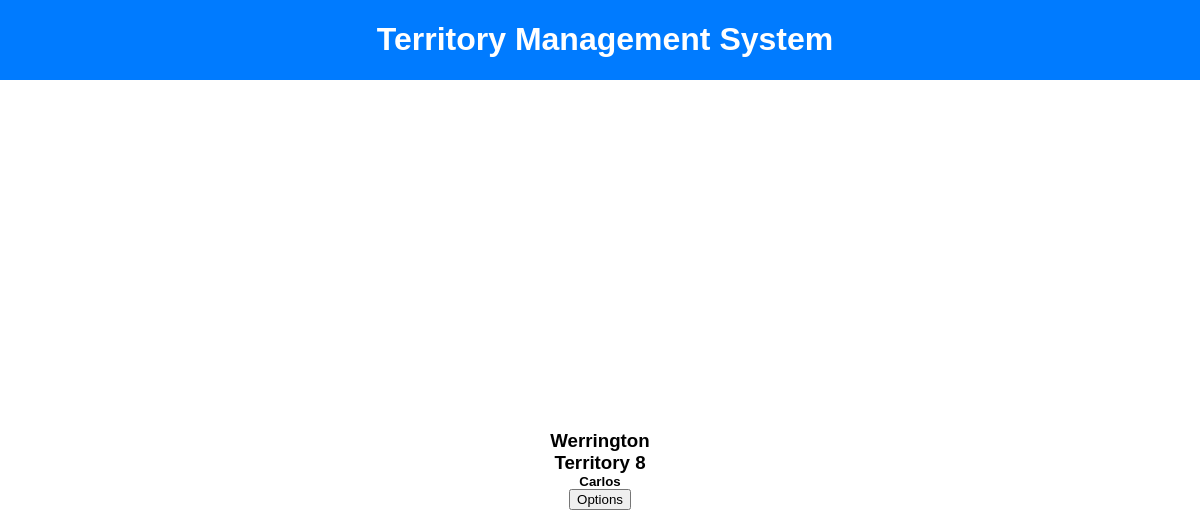
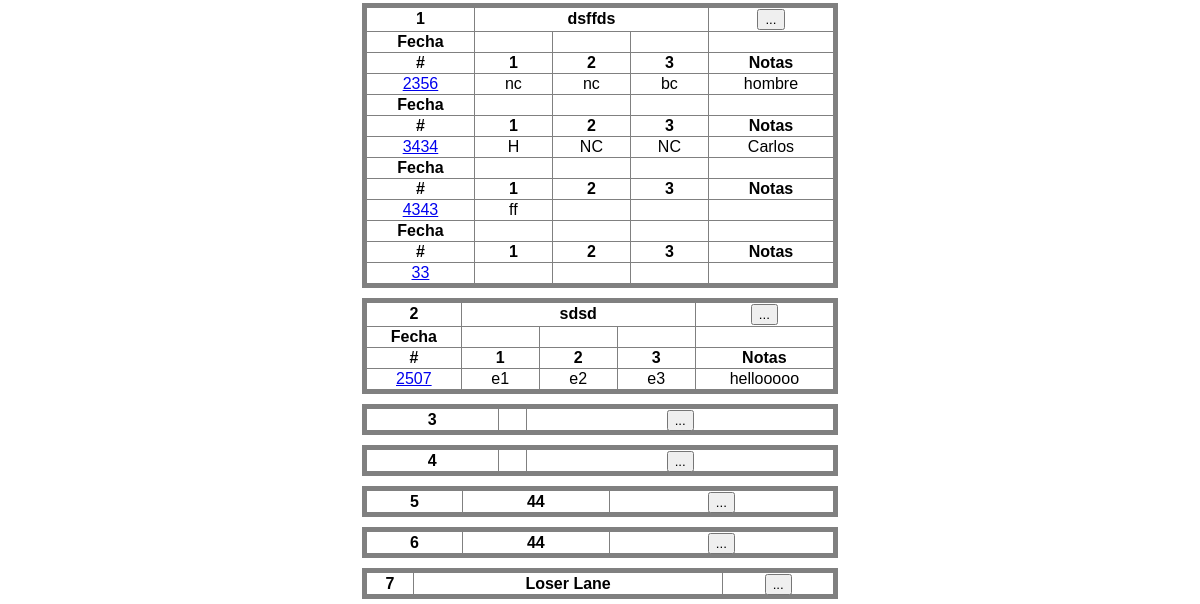
The page /8/ on the database as committed earlier (2 pictures, top to bottom).
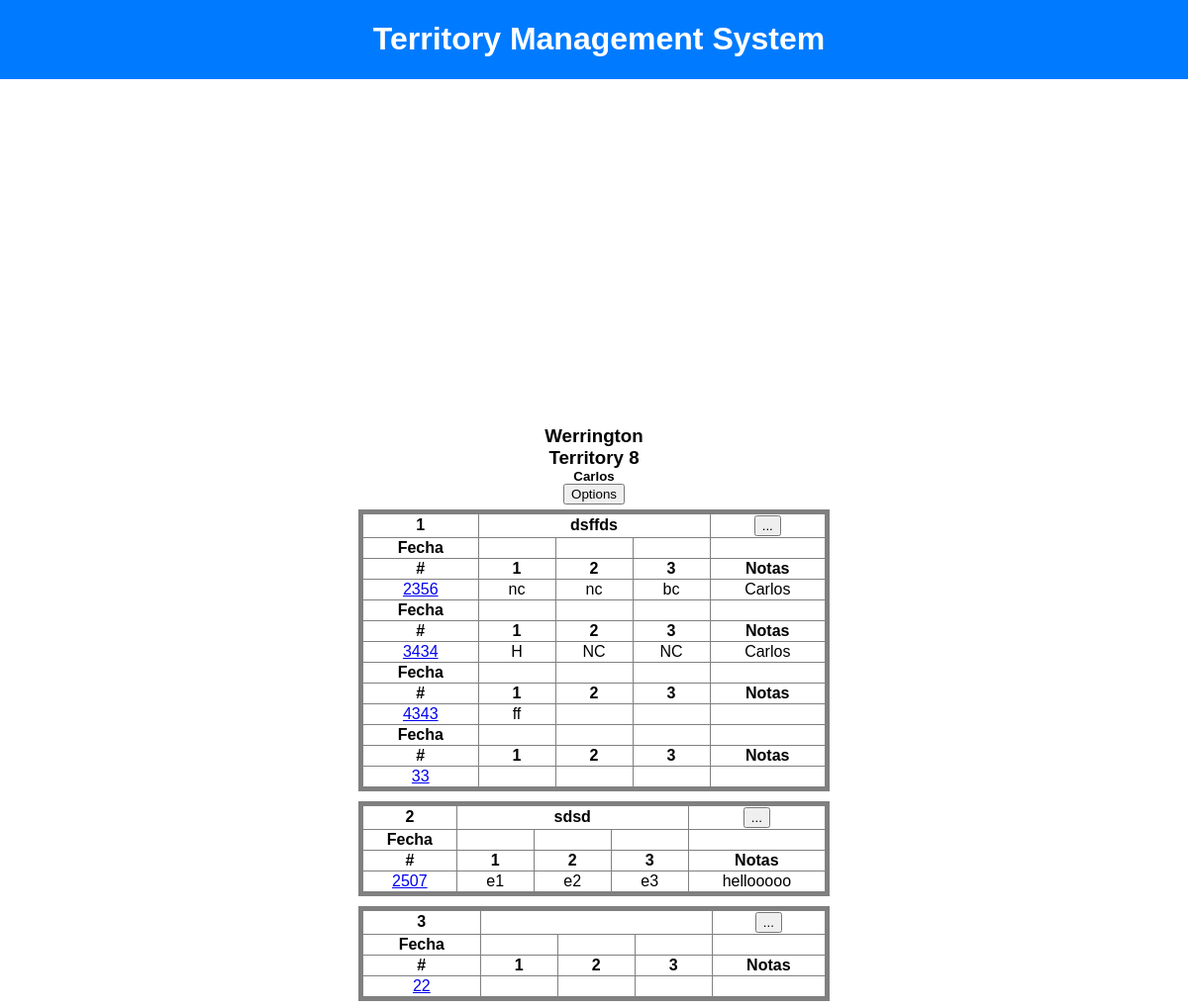
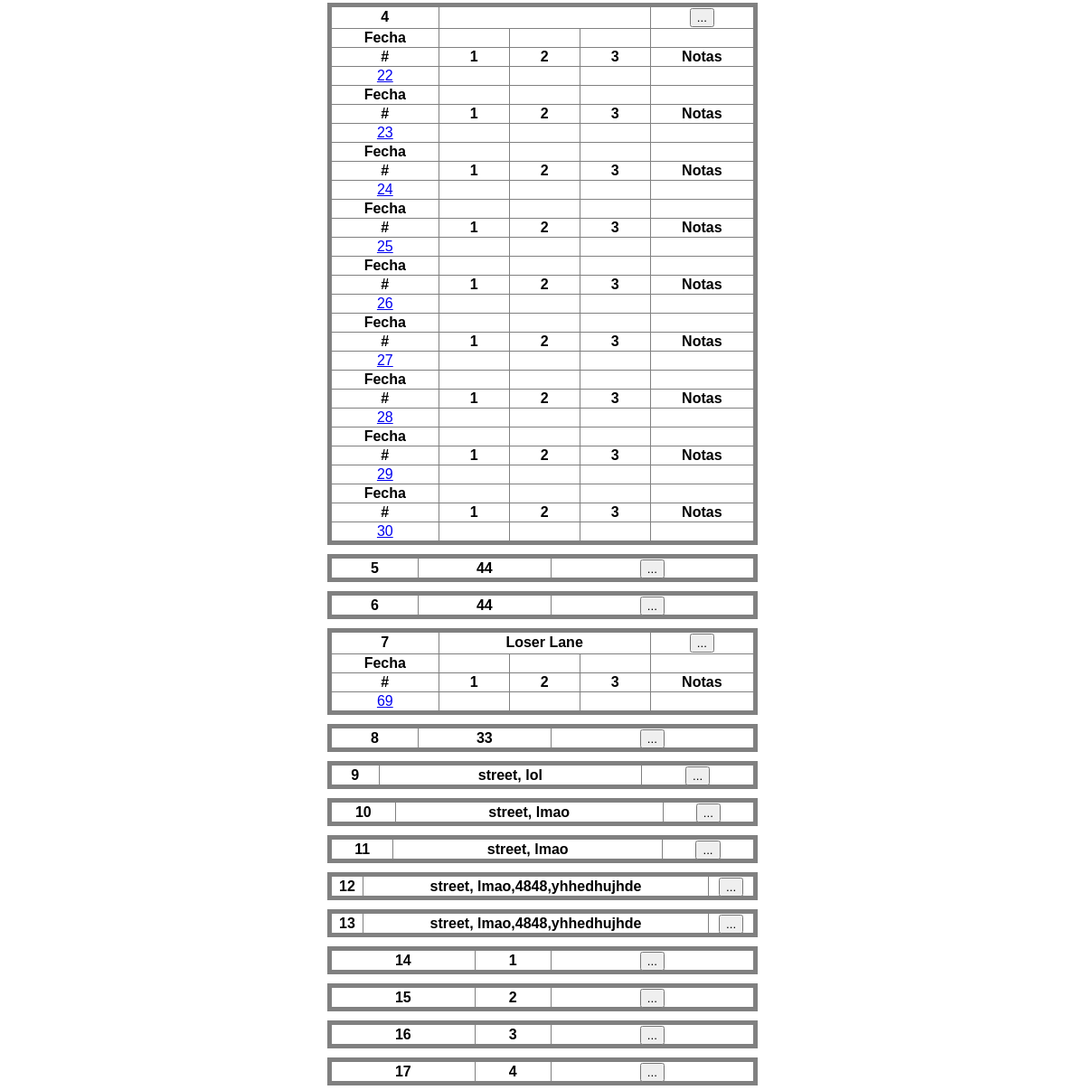
The same page on the database as committed later (2 pictures, top to bottom).
### main/models.py (models this page shows, shortened)
class Terr(models.Model):
    num = models.IntegerField(default=0)
    sub = models.CharField(max_length=100)
    owner = models.CharField(max_length=100)
    is_favorite = models.BooleanField(default=False)
    lat_cordinate = models.FloatField(default=0)
    long_cordinate = models.FloatField(default=0)

class Street(models.Model):
    name = models.CharField(max_length=100)
    date_worked = models.DateField(auto_now_add=True)
    terr = models.ForeignKey(Terr, on_delete=models.CASCADE)
    def __str__(self):
        return self.name

class Number(models.Model):
    value = models.IntegerField(default=0)
    visit1 = models.CharField(max_length=100, blank=True)
    visit2 = models.CharField(max_length=100, blank=True)
    visit3 = models.CharField(max_length=100, blank=True)
    notes = models.CharField(max_length=100, blank=True)
    street = models.ForeignKey(Street, on_delete=models.CASCADE)
    date_worked = models.DateField(auto_now_add=True)
    def __str__(self):
        return str(self.value)

### main/views.py (the view)
# urls.py: re_path(r'^(?P<pk>[0-9]+)/$', views.detail, name='details'),
def detail(request, pk):
    form = VisitForm()
    terr = Terr.objects.get(pk=pk)
    if terr.street_set.all():
        form = VisitForm()
        terr = get_object_or_404(Terr, pk=pk)
        return render(request, 'html/details.html', {'t': terr, 'form': form})
    else:
        return render(request, 'html/details.html', {'t': terr})

### main/templates/html/details.html (shortened to what this page needs)
{% extends 'base.html' %}
{% load staticfiles %}
{% block body %}
<body>
    <div id="detail-container">
        <div id="map">
        </div>
    </div>
    <div id="terr-info">
        <h3>{{t.sub|capfirst}}</h3>
        <h3>Territory {{t.num|capfirst}}</h3>
        <h5>{{t.owner|capfirst}}</h5>
        <button id="terr-options">Options</button>
    </div>
    <div id="table-container">
        {% for street in t.street_set.all %}
        <div id="table">
            <table>
                <thead>
                    <tr>
                        <th>{{forloop.counter}}</th>
                        <th colspan="3">{{ street.name }}</th>
                        <th><button class="number-add" id="btn{{street.pk}}">...</button></th>
                    </tr>
                    <tr>
                        <div id="dates">
                            {% for num in street.number_set.all %}
                            <th>Fecha</th>
                            <th id="fecha"></th>
                            <th id="fecha"></th>
                            <th id="fecha"></th>
                            <th></th>
                        </div>
                    </tr>
                    <tr>
                        <th>#</th>
                        <th>1</th>
                        <th>2</th>
                        <th>3</th>
                        <th id="test">Notas</th>
                    </tr>
                </thead>
                <tbody>
                    <tr>
                        <td id="visit-num"><a href="#" id="{{num.pk}}">{{num.value}}</a></td>
                        <td id="visit">
                            {{num.visit1}}
                        </td>
                        <td id="visit">
                            {{num.visit2}}
                        </td>
                        <td id="visit">
                            {{num.visit3}}
                        </td>
                        <td id="visit-note">
                            {{num.notes}}
                        </td>
                    </tr>
                    {% endfor %}
                </tbody>
            </table>
        </div>
        {% endfor %}
    {% endblock body %}

### main/templates/base.html (shortened to what this page needs)
<!DOCTYPE html>
<html lang="en">
{% load staticfiles %}
<head>
    <link rel="stylesheet" href="{% static 'css/main.css' %}">
</head>
<body>
    <div id="base-container">
        <h1><a href="/all"> Territory Management System</a></h1>
    </div>
    {% block body %}
    {% endblock body %}
</body>
</html>

### main/static/css/main.css (style rules this page uses)
#base-container { display: -ms-grid; display: grid; -ms-grid-columns: (1fr)[5]; grid-template-columns: repeat(5, 1fr); -ms-grid-rows: (auto)[3]; grid-template-rows: repeat(3, auto); }
body { font-family: Arial, Helvetica, sans-serif; margin: 0 0; }
#base-container { background-color: #007BFF; color: white; padding-left: 10px; }
#base-container h1 { grid-column: 1/-1; -ms-grid-row: 1; grid-row: 1; -ms-grid-column-align: center; justify-self: center; }
#base-container h1 a { text-decoration: none; color: white; }
#terr-info { text-align: center; }
#terr-info h3 { margin: 0 0; }
#terr-info h5 { margin: 0 0; }
#detail-container { display: -ms-grid; display: grid; -ms-grid-columns: (1fr)[5]; grid-template-columns: repeat(5, 1fr); -ms-grid-rows: (auto)[3]; grid-template-rows: repeat(3, auto); }
#detail-container #map { -ms-grid-row: 1; grid-row: 1; grid-column: 1/-1; width: 500px; height: 350px; -ms-grid-column-align: center; justify-self: center; }
table { border: 5px gray solid; margin: 0 auto; border-collapse: collapse; width: 40%; }
#table { padding: 5px; }
tr, th, td { border: 1px gray solid; text-align: center; }
#fecha { white-space: nowrap; width: 75px; }

Rows that differ between the two databases and show on the page:
changed Number "nc": notes "hombre" → "Carlos"
added Number: value "22", shown under Street (number 3 of 17 on the later page)
added Number: value "22", shown under Street (number 4 of 17 on the later page)
added Number: value "23", shown under Street (number 4 of 17 on the later page)
added Number: value "24", shown under Street (number 4 of 17 on the later page)
added Number: value "25", shown under Street (number 4 of 17 on the later page)
added Number: value "26", shown under Street (number 4 of 17 on the later page)
added Number: value "27", shown under Street (number 4 of 17 on the later page)
added Number: value "28", shown under Street (number 4 of 17 on the later page)
added Number: value "29", shown under Street (number 4 of 17 on the later page)
added Number: value "30", shown under Street (number 4 of 17 on the later page)
added Number: value "69", shown under Street "Loser Lane"
added Street: name "33"
added Street: name "street, lol"
added Street: name "street, lmao"
added Street: name "street, lmao"
added Street: name "street, lmao,4848,yhhedhujhde"
added Street: name "street, lmao,4848,yhhedhujhde"
added Street: name "1"
added Street: name "2"
added Street: name "3"
added Street: name "4"
